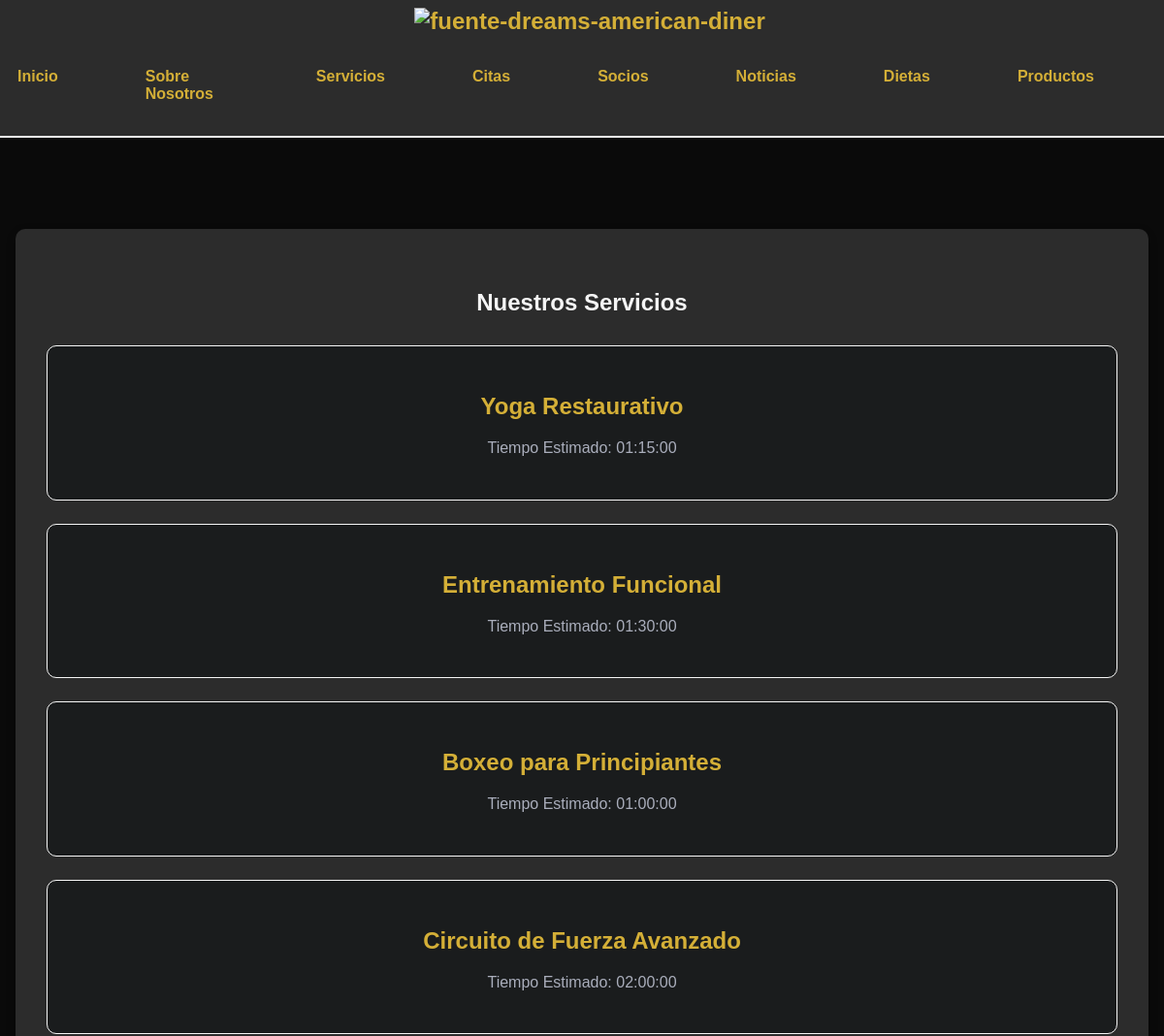
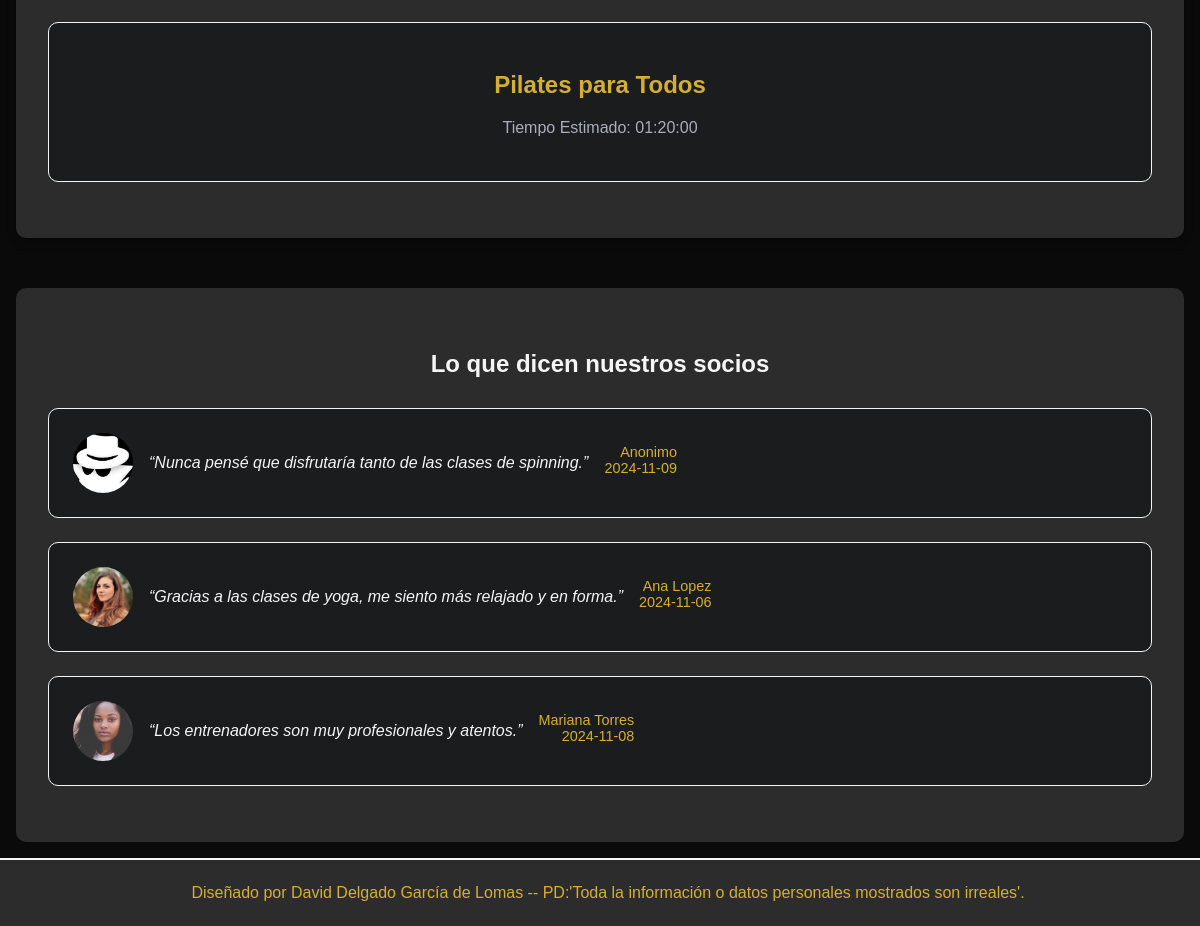
The page / on the database its author committed (2 pictures, top to bottom).
### tables this page shows
CREATE TABLE servicio (
    codigo_servicio INT AUTO_INCREMENT PRIMARY KEY,
    descripcion VARCHAR(255) NOT NULL,
    duracion_servicio TIME NOT NULL,
    precio_servicio DECIMAL(10, 2) NOT NULL
);

CREATE TABLE testimonio (
    id_testimonio INT AUTO_INCREMENT PRIMARY KEY,
    autor INT,
    contenido TEXT NOT NULL,
    fecha DATE NOT NULL,
    FOREIGN KEY (autor) REFERENCES socio(id_socio)
);

CREATE TABLE socio (
    id_socio INT AUTO_INCREMENT PRIMARY KEY,
    nombre VARCHAR(100) NOT NULL,
    edad INT NOT NULL,
    contrasena VARCHAR(255) NOT NULL,
    usuario VARCHAR(50) UNIQUE NOT NULL,
    telefono VARCHAR(15) NOT NULL,
    foto VARCHAR(255)
);

### php/testimonios/testimonios.php (the view, shortened to what this page needs)
<?php
function generarTestimonios(): void {
        global $nombre_db,$nombre_host,$nombre_usuario,$password_db;
        $conexion=conectar($nombre_host,$nombre_usuario,$password_db,$nombre_db);
        $sql_test = "SELECT s.foto, s.nombre, t.contenido, t.fecha
                        FROM socio s
                        JOIN testimonio t ON t.autor = s.id_socio
                        ORDER BY RAND()
                        LIMIT 3;"
        ;
        $resultado = $conexion->query($sql_test);
        echo "<div id='testimonios' class='testimonios'>";
        echo "<h2 class='titulo-animado'>
                Lo que dicen nuestros socios
                <span class='border border-top'></span>
                <span class='border border-bottom'></span>
                <span class='border border-left'></span>
                <span class='border border-right'></span>
            </h2>";
        if ($resultado->num_rows > 0) {
            while ($fila = $resultado->fetch_assoc()) {
                echo "<div class='testimonio'>";
                echo "<img src='" . './img/socios/' . $fila['foto'] . '.jpg' . "'class='imagen-perfil'>";
                echo "<blockquote>
                            <p> “" .$fila['contenido']. "”</p>
                       </blockquote> ";
                echo "<p class='autor'>".$fila['nombre'] ."<br>" . $fila['fecha'] . "</p>";
                echo "</div>";
            }
        } else {
            echo "<p>No hay reseñas disponibles.</p>";
        }
        echo "</div>";
    }
?>

### index.php (shortened to what this page needs)
<?php
    require_once("php/inicio.php");
    require_once("php/servicios/servicios.php");
    require_once("php/testimonios/testimonios.php");
?>
<!DOCTYPE html>
<html lang="en">
<head>
    <link rel="stylesheet" href="../DavidDelgado/estilos/styles.css">
</head>
<body>
    <div class="container">
        <?php
            headerr();
            echo "<div class='secc'>";
            generarServicios();
            generarTestimonios();
            echo "</div>";
            footer();
        ?>
    </div>
</body>
</html>

### php/inicio.php (shortened to what this page needs)
<?php
function headerr(){
    echo"<div class='header'>";
    echo"<h2><img src='https://fontmeme.com/permalink/241029/1dfbd7c9ac4977d0c92450b4eec0fb06.png' alt='fuente-dreams-american-diner' border='0'></h2>";
    echo "<ul class='menu' data-animation='diagonal'>";
        echo "<li>";
            echo "<a href='/../DavidDelgado/index.php'>
                            Inicio
                            <span class='border border-top'></span>
                            <span class='border border-right'></span>
                            <span class='border border-bottom'></span>
                            <span class='border border-left'></span>
                </a>";
        echo "</li>";
        echo "<li>";
            echo "<a href='/DavidDelgado/php/testimonios/testimonios_formulario.php'>
                            Sobre Nosotros
                            <span class='border border-top'></span>
                            <span class='border border-right'></span>
                            <span class='border border-bottom'></span>
                            <span class='border border-left'></span>
                </a>";
        echo "</li>";
        echo "<li>";
            echo "<a href='/DavidDelgado/php/servicios/servicios_formulario.php'>
                            Servicios
                            <span class='border border-top'></span>
                            <span class='border border-right'></span>
                            <span class='border border-bottom'></span>
                            <span class='border border-left'></span>
                </a>";
        echo "</li>";
        echo "<li>";
        echo "<a href='/DavidDelgado/php/citas/citas_formulario.php'>
                        Citas
                        <span class='border border-top'></span>
                        <span class='border border-right'></span>
                        <span class='border border-bottom'></span>
                        <span class='border border-left'></span>
            </a>";
        echo "</li>";
        echo "<li>";
        echo "<a href='/DavidDelgado/php/socios/socios_formulario.php'>
                        Socios
                        <span class='border border-top'></span>
                        <span class='border border-right'></span>
                        <span class='border border-bottom'></span>
                        <span class='border border-left'></span>
            </a>";
        echo "</li>";
        echo "<li>";
            echo "<a href='/DavidDelgado/php/noticias/noticias_file.php'>
                            Noticias
                            <span class='border border-top'></span>
                            <span class='border border-right'></span>
                            <span class='border border-bottom'></span>
                            <span class='border border-left'></span>
                </a>";
        echo "</li>";
        echo "<li>";
        echo "<a href='/DavidDelgado/php/dietas/dietas.php'>
                        Dietas
                        <span class='border border-top'></span>
                        <span class='border border-right'></span>
                        <span class='border border-bottom'></span>
                        <span class='border border-left'></span>
            </a>";
    echo "</li>";
    echo "<li>";
    echo "<a href='/DavidDelgado/php/productos/productos.php'>
                    Productos
                    <span class='border border-top'></span>
                    <span class='border border-right'></span>
                    <span class='border border-bottom'></span>
                    <span class='border border-left'></span>
        </a>";
echo "</li>";
    echo "</ul>";
    echo "</div>";
}
function footer(){
    echo "<footer class='footer'>
            <p>Diseñado por David Delgado García de Lomas --
            PD:'Toda la información o datos personales mostrados son irreales'. </p>
        </footer>";
}
?>

### php/servicios/servicios.php (shortened to what this page needs)
<?php
   function generarServicios() {
        global $nombre_db,$nombre_host,$nombre_usuario,$password_db;
       $conexion = conectar($nombre_host,$nombre_usuario,$password_db,$nombre_db);
       $sql = "SELECT duracion_servicio, descripcion FROM servicio";
       $resultado = $conexion->query($sql);
       echo "<div class='servicios'>";
       echo "<h2 id='servicios' class='titulo-animado'>
               Nuestros Servicios
               <span class='border border-top'></span>
               <span class='border border-bottom'></span>
               <span class='border border-left'></span>
               <span class='border border-right'></span>
             </h2>";
       if ($resultado->num_rows > 0) {
           while ($fila = $resultado->fetch_assoc()) {
               echo "<div class='servicio'>";
               echo "<h3>" . $fila['descripcion'] . "</h3>";
               echo "<p> Tiempo Estimado: " .$fila['duracion_servicio'] . " </p>";
               echo "</div>";
           }
       } else {
           echo "<p>No hay servicios disponibles.</p>";
       }
       echo "</div>";
   }
?>

### estilos/base.css (style rules this page uses)
:root { --body-bg-color: #1a1c1d; --text-color: #aaaebc; --hr-color: #26292a; --transition-duration: 0.3s; --transition-delay: 0.2s; --red: #e74c3c; }
body { background-color: var(--body-bg-color); color: var(--text-color); font-family: sans-serif; height: 100%; }
h2 { text-align: center; }

### estilos/layout.css (style rules this page uses)
.container { display: grid; grid-template-columns: 1fr 3fr 1fr; grid-template-rows: auto 1fr auto; min-height: 100vh; width: 100%; margin: 0; padding: 0; background-color: #2e2b2b; color: #F5F5F5; box-sizing: border-box; overflow: hidden; }
.secc { grid-column: 2 / 3; grid-row: 2 / 3; background-color: #0A0A0A; padding: 1rem; padding-top: 30px; margin: 0; overflow-y: auto; max-height: 123vh; box-sizing: border-box; -ms-overflow-style: none; }

### estilos/index/header.css (style rules this page uses)
.header { grid-column: 1 / -1; grid-row: 1 / 2; display: flex; flex-direction: column; align-items: center; background-color: #2C2C2C; padding: 0.5rem; color: #D4AF37; position: fixed; top: 0; width: 100%; z-index: 1000; border-bottom: 2px solid #F5F5F5; }
.header h2 { margin: 0; padding-bottom: 0.5rem; }
.menu { display: flex; justify-content: center; }
.menu li { margin-right: 70px; list-style:none; }
.menu a { position: relative; display: block; padding: 10px; }

### estilos/index/footer.css (style rules this page uses)
.footer { grid-column: 1 / -1; grid-row: 3 / 4; background-color: #2C2C2C; padding: 10px; text-align: center; color: #D4AF37; border-top: 2px solid #F5F5F5; }

### estilos/components.css (style rules this page uses)
a { color: #D4AF37; text-decoration: none; font-weight: bold; }
.servicio { background-color: #1a1c1d; border: 1px solid #F5F5F5; border-radius: 10px; padding: 1.5rem; transition: transform 0.3s, box-shadow 0.3s; }

### estilos/index/sections.css (style rules this page uses)
.testimonios { background-color: #2C2C2C; padding: 2rem; border-radius: 10px; color: #F5F5F5; text-align: center; }
.testimonios h2 { text-decoration: none; }
.testimonio { background-color: #1a1c1d; border: 1px solid #F5F5F5; border-radius: 10px; padding: 1.5rem; margin-bottom: 1.5rem; display: flex; align-items: center; text-align: center; gap: 1rem; }
.imagen-perfil { border-radius: 50%; width: 60px; height: 60px; object-fit: cover; }
blockquote { margin: 0; font-style: italic; }
.autor { font-size: 0.9rem; text-align: end; color: #D4AF37; margin-top: 0.5rem; }
.servicios { background-color: #2C2C2C; padding: 2rem; border-radius: 10px; box-shadow: 0 4px 10px rgba(0, 0, 0, 0.3); color: #F5F5F5; text-align: center; margin-top: 220px; margin-bottom: 50px; }
.servicios h2 { text-decoration:none; }
.servicio { background-color: #1a1c1d; border: 1px solid #F5F5F5; border-radius: 10px; padding: 1.5rem; margin-bottom: 1.5rem; transition: transform 0.3s, box-shadow 0.3s; }
.servicio h3 { color: #D4AF37; margin-bottom: 0.5rem; font-size: 1.5rem; text-align: center; }
.servicio p { color: #aaaebc; line-height: 1.6; }
.titulo-animado { display: inline-block; position: relative; color: #F5F5F5; padding: 10px; }

### estilos/media-queries.css (style rules this page uses)
@media (max-width: 1920px) { .container { grid-template-columns: 1fr 2fr 1fr; } }
@media (max-width: 1200px) { .container { grid-template-columns: 1fr; } }
@media (max-width: 1200px) { .secc { grid-column: 1 / -1; padding-top: 1rem; } }
@media (max-width: 1200px) { .header, .footer { width: 100%; padding: 0.5rem; } }

### estilos/index/news.css (style rules this page uses)
div>h2 { text-align: center; font-weight: bold; text-decoration: overline; }
a { color: #D4AF37; text-decoration: none; font-weight: bold; }

### estilos/form.css (style rules this page uses)
h2 { text-align: center; margin-bottom: 20px; }

### rows shown on the page
servicio: descripcion "Yoga Restaurativo", duracion_servicio "01:15:00"
servicio: descripcion "Entrenamiento Funcional", duracion_servicio "01:30:00"
servicio: descripcion "Boxeo para Principiantes", duracion_servicio "01:00:00"
servicio: descripcion "Circuito de Fuerza Avanzado", duracion_servicio "02:00:00"
servicio: descripcion "Pilates para Todos", duracion_servicio "01:20:00"
testimonio: autor.foto (picture), contenido "Nunca pensé que disfrutaría tanto de las clases de spinning.", autor.nombre "Anonimo", fecha "2024-11-09"
testimonio: autor.foto (picture), contenido "Gracias a las clases de yoga, me siento más relajado y en forma.", autor.nombre "Ana Lopez", fecha "2024-11-06"
testimonio: autor.foto (picture), contenido "Los entrenadores son muy profesionales y atentos.", autor.nombre "Mariana Torres", fecha "2024-11-08"
